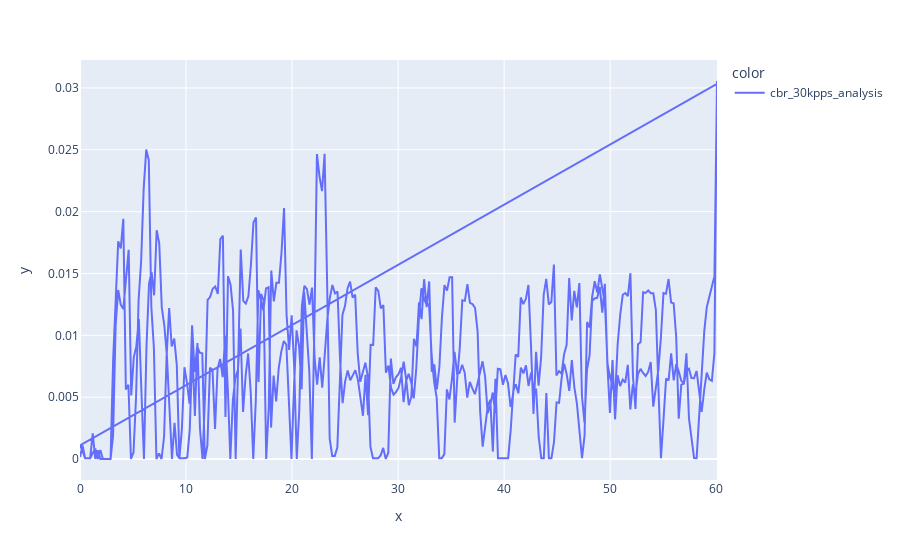

This figure's notebook cell:
### Code cell
px.line(x=new_agg_df.index, y=new_agg_df['packet_jitter_weighted_mean'], color=new_agg_df['_measurement'])

### Figure 1 — Plotly figure (JSON) as saved in the notebook; plotly's stock layout.template omitted (floating-point values rounded to 4 significant figures; data arrays with more than 128 entries replaced by an {"elided": "..."} marker saying what was removed)
{"data": [{"hovertemplate": "color=cbr_30kpps_analysis<br>x=%{x}<br>y=%{y}<extra></extra>", "legendgroup": "cbr_30kpps_analysis", "line": {"color": "#636efa", "dash": "solid"}, "marker": {"symbol": "circle"}, "mode": "lines", "name": "cbr_30kpps_analysis", "orientation": "v", "showlegend": true, "type": "scatter", "x": {"elided": "502 float values"}, "xaxis": "x", "y": {"elided": "502 float values"}, "yaxis": "y"}], "layout": {"legend": {"title": {"text": "color"}, "tracegroupgap": 0}, "margin": {"t": 60}, "xaxis": {"anchor": "y", "domain": [0, 1], "title": {"text": "x"}}, "yaxis": {"anchor": "x", "domain": [0, 1], "title": {"text": "y"}}}}
